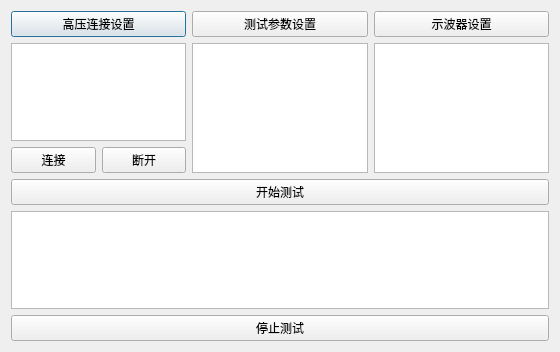
<?xml version="1.0" encoding="UTF-8"?>
<ui version="4.0">
 <class>Dialog</class>
 <widget class="QDialog" name="Dialog">
  <property name="geometry">
   <rect>
    <x>0</x>
    <y>0</y>
    <width>560</width>
    <height>352</height>
   </rect>
  </property>
  <property name="sizePolicy">
   <sizepolicy hsizetype="Expanding" vsizetype="Preferred">
    <horstretch>0</horstretch>
    <verstretch>0</verstretch>
   </sizepolicy>
  </property>
  <property name="windowTitle">
   <string>Dialog</string>
  </property>
  <layout class="QVBoxLayout" name="verticalLayout_4">
   <item>
    <layout class="QHBoxLayout" name="horizontalLayout">
     <item>
      <layout class="QVBoxLayout" name="verticalLayout">
       <item>
        <widget class="QPushButton" name="hvConnSetBtn">
         <property name="sizePolicy">
          <sizepolicy hsizetype="Expanding" vsizetype="Fixed">
           <horstretch>0</horstretch>
           <verstretch>0</verstretch>
          </sizepolicy>
         </property>
         <property name="text">
          <string>高压连接设置</string>
         </property>
        </widget>
       </item>
       <item>
        <widget class="QTextEdit" name="hvConnParamDisplayTxt">
         <property name="readOnly">
          <bool>true</bool>
         </property>
        </widget>
       </item>
       <item>
        <layout class="QHBoxLayout" name="horizontalLayout_2">
         <item>
          <widget class="QPushButton" name="hvConnBtn">
           <property name="text">
            <string>连接</string>
           </property>
          </widget>
         </item>
         <item>
          <widget class="QPushButton" name="hvDisconnBtn">
           <property name="text">
            <string>断开</string>
           </property>
          </widget>
         </item>
        </layout>
       </item>
      </layout>
     </item>
     <item>
      <layout class="QVBoxLayout" name="verticalLayout_2">
       <item>
        <widget class="QPushButton" name="testParamSetBtn">
         <property name="sizePolicy">
          <sizepolicy hsizetype="Preferred" vsizetype="Fixed">
           <horstretch>0</horstretch>
           <verstretch>0</verstretch>
          </sizepolicy>
         </property>
         <property name="minimumSize">
          <size>
           <width>80</width>
           <height>0</height>
          </size>
         </property>
         <property name="text">
          <string>测试参数设置</string>
         </property>
        </widget>
       </item>
       <item>
        <widget class="QTextEdit" name="testParamDisplayTxt">
         <property name="readOnly">
          <bool>true</bool>
         </property>
        </widget>
       </item>
      </layout>
     </item>
     <item>
      <layout class="QVBoxLayout" name="verticalLayout_3">
       <item>
        <widget class="QPushButton" name="dsoSetBtn">
         <property name="sizePolicy">
          <sizepolicy hsizetype="Expanding" vsizetype="Fixed">
           <horstretch>0</horstretch>
           <verstretch>0</verstretch>
          </sizepolicy>
         </property>
         <property name="text">
          <string>示波器设置</string>
         </property>
        </widget>
       </item>
       <item>
        <widget class="QTextEdit" name="dsoParamDisplayTxt">
         <property name="readOnly">
          <bool>true</bool>
         </property>
        </widget>
       </item>
      </layout>
     </item>
    </layout>
   </item>
   <item>
    <widget class="QPushButton" name="startTestBtn">
     <property name="sizePolicy">
      <sizepolicy hsizetype="Expanding" vsizetype="Fixed">
       <horstretch>0</horstretch>
       <verstretch>0</verstretch>
      </sizepolicy>
     </property>
     <property name="text">
      <string>开始测试</string>
     </property>
    </widget>
   </item>
   <item>
    <widget class="QTextEdit" name="testInfoDisplayTxt">
     <property name="readOnly">
      <bool>true</bool>
     </property>
    </widget>
   </item>
   <item>
    <widget class="QPushButton" name="stopTestBtn">
     <property name="text">
      <string>停止测试</string>
     </property>
    </widget>
   </item>
  </layout>
 </widget>
 <resources/>
 <connections/>
</ui>
